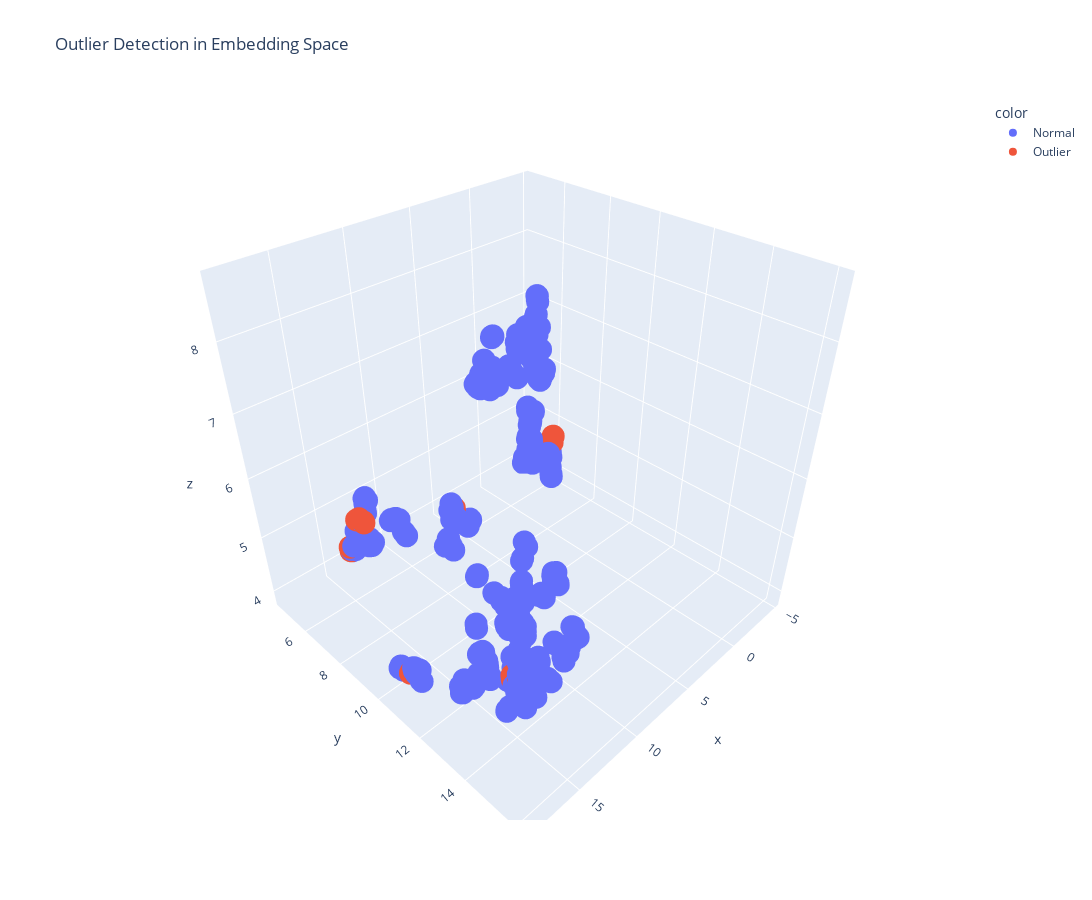

Notebook cell for this chart:
### Code cell
from sklearn.ensemble import IsolationForest

iso = IsolationForest(contamination=0.05, random_state=42)
outliers = iso.fit_predict(X_all)

fig = px.scatter_3d(
    x=X_3d[:,0],
    y=X_3d[:,1],
    z=X_3d[:,2],
    color=["Outlier" if o == -1 else "Normal" for o in outliers],
    hover_data={"info": hover_text},
    title="Outlier Detection in Embedding Space"
)
fig.update_layout(width=1400, height=900)
fig.show()

### Figure 1 — Plotly figure (JSON) as saved in the notebook; plotly's stock layout.template omitted (floating-point values rounded to 4 significant figures; data arrays with more than 128 entries replaced by an {"elided": "..."} marker saying what was removed)
{"data": [{"customdata": {"elided": "402x1 str values"}, "hovertemplate": "color=Normal<br>x=%{x}<br>y=%{y}<br>z=%{z}<br>info=%{customdata[0]}<extra></extra>", "legendgroup": "Normal", "marker": {"color": "#636efa", "symbol": "circle"}, "mode": "markers", "name": "Normal", "scene": "scene", "showlegend": true, "type": "scatter3d", "x": {"elided": "402 float values"}, "y": {"elided": "402 float values"}, "z": {"elided": "402 float values"}}, {"customdata": [["Role: Founder<br>Company: NA<br>Funding: NA<br>Text: Company: Ashvattha Therapeutics...."], ["Role: Founder<br>Company: NA<br>Funding: NA<br>Text: Company: BlackJet...."], ["Role: Founder<br>Company: NA<br>Funding: NA<br>Text: Company: Boulder Care...."], ["Role: Founder<br>Company: NA<br>Funding: NA<br>Text: Company: Freckle...."], ["Role: Founder<br>Company: NA<br>Funding: NA<br>Text: Company: JEH Aerospace...."], ["Role: Founder<br>Company: NA<br>Funding: NA<br>Text: Company: Lemni...."], ["Role: Founder<br>Company: NA<br>Funding: NA<br>Text: Company: Nfinite Nanotech...."], ["Role: Founder<br>Company: NA<br>Funding: NA<br>Text: Company: Retrocausal...."], ["Role: Founder<br>Company: NA<br>Funding: NA<br>Text: Company: Spaceport Technologies...."], ["Role: Founder<br>Company: NA<br>Funding: NA<br>Text: Company: Spoiler Alert...."], ["Role: Founder<br>Company: NA<br>Funding: NA<br>Text: Company: Zero Longevity Science...."], ["Role: Founder<br>Company: NA<br>Funding: NA<br>Text: Company: Ashvattha Therapeutics...."], ["Role: Founder<br>Company: NA<br>Funding: NA<br>Text: Company: BlackJet...."], ["Role: Founder<br>Company: NA<br>Funding: NA<br>Text: Company: Boulder Care...."], ["Role: Founder<br>Company: NA<br>Funding: NA<br>Text: Company: Freckle...."], ["Role: Founder<br>Company: NA<br>Funding: NA<br>Text: Company: JEH Aerospace...."], ["Role: Founder<br>Company: NA<br>Funding: NA<br>Text: Company: Lemni...."], ["Role: Founder<br>Company: NA<br>Funding: NA<br>Text: Company: Nfinite Nanotech...."], ["Role: Founder<br>Company: NA<br>Funding: NA<br>Text: Company: Retrocausal...."], ["Role: Founder<br>Company: NA<br>Funding: NA<br>Text: Company: Spaceport Technologies...."], ["Role: Founder<br>Company: NA<br>Funding: NA<br>Text: Company: Spoiler Alert...."], ["Role: Founder<br>Company: NA<br>Funding: NA<br>Text: Company: Zero Longevity Science...."]], "hovertemplate": "color=Outlier<br>x=%{x}<br>y=%{y}<br>z=%{z}<br>info=%{customdata[0]}<extra></extra>", "legendgroup": "Outlier", "marker": {"color": "#EF553B", "symbol": "circle"}, "mode": "markers", "name": "Outlier", "scene": "scene", "showlegend": true, "type": "scatter3d", "x": [18.34, 13.92, 18.18, 15.23, 13.74, 15.41, 15.23, 17.15, 13.15, 17.62, 17.8, 18.35, 13.88, 18.22, 15.23, 13.7, 15.34, 15.18, 17.09, 13.12, 17.62, 17.74], "y": [9.058, 14.65, 11.27, 14.31, 14.59, 14.03, 14.18, 13.05, 14.26, 9.358, 9.164, 9.091, 14.63, 11.23, 14.31, 14.56, 13.98, 14.18, 13.01, 14.23, 9.363, 9.231], "z": [5.988, 8.166, 4.547, 5.836, 8.206, 4.876, 4.892, 7.334, 8.034, 6.357, 6.362, 5.942, 8.185, 4.511, 5.83, 8.176, 4.921, 4.829, 7.361, 8.018, 6.344, 6.39]}], "layout": {"height": 900, "legend": {"title": {"text": "color"}, "tracegroupgap": 0}, "scene": {"domain": {"x": [0, 1], "y": [0, 1]}, "xaxis": {"title": {"text": "x"}}, "yaxis": {"title": {"text": "y"}}, "zaxis": {"title": {"text": "z"}}}, "title": {"text": "Outlier Detection in Embedding Space"}, "width": 1400}}
